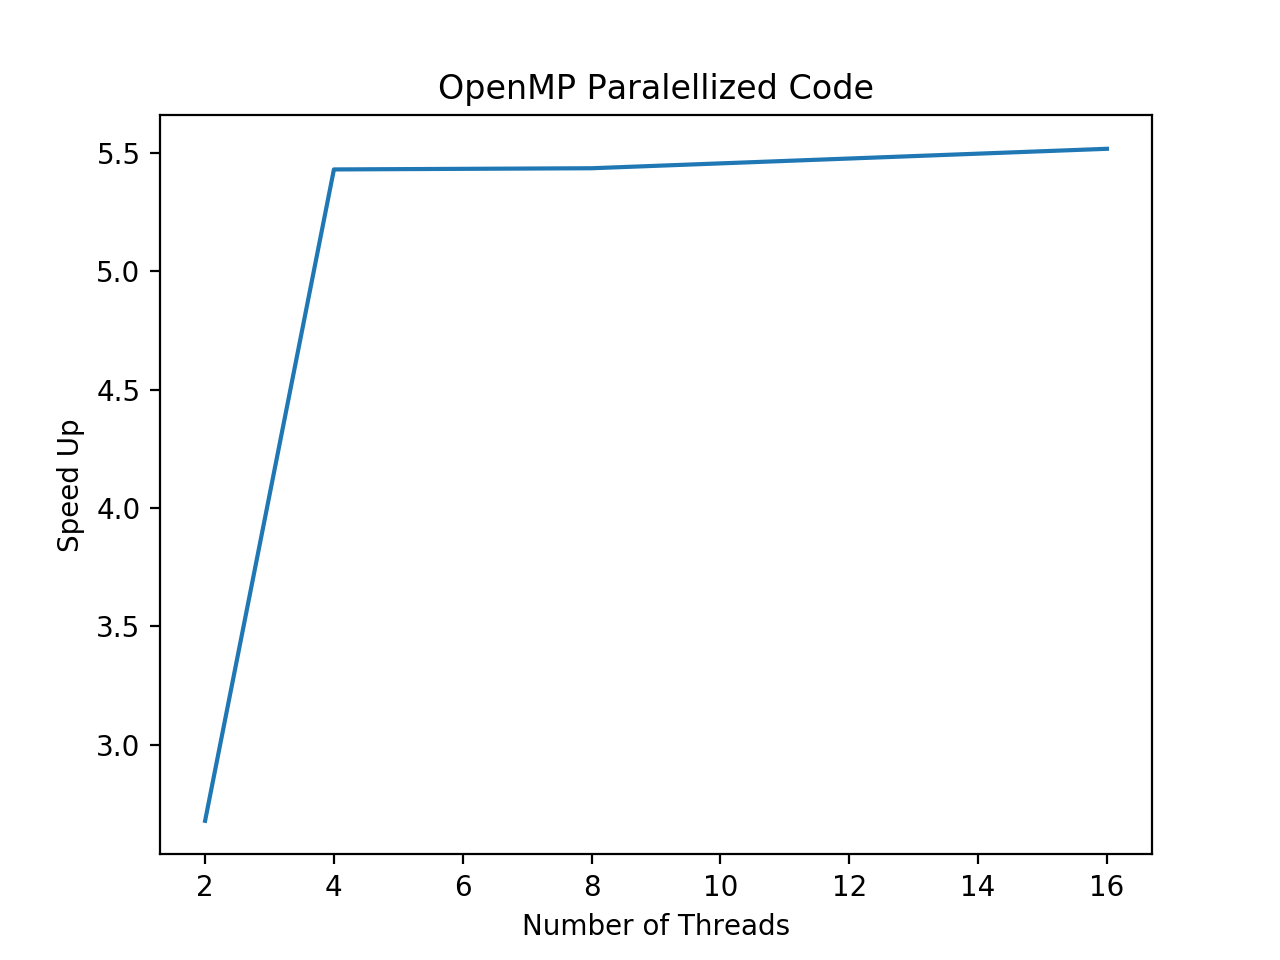

Write the Python code that produced this figure.
import numpy as np
import matplotlib.pyplot as plt

''' Number of Cores vs Execution Time'''
x = [1,2,4,8,16]
y = [58.42, 21.81, 10.76, 10.75, 10.59]
plt.plot(x, y)
plt.xlabel("Number of Threads")
plt.ylabel("Execution Time (Seconds)")
plt.title("OpenMP Paralellized Code")
plt.show()

import numpy as np
import matplotlib.pyplot as plt

''' Number of Cores vs Speedup'''
x = [2,4,8,16]
y = [58.42/21.81, 58.42/10.76, 58.42/10.75, 58.42/10.59]
plt.plot(x, y)
plt.xlabel("Number of Threads")
plt.ylabel("Speed Up")
plt.title("OpenMP Paralellized Code")
plt.show()
